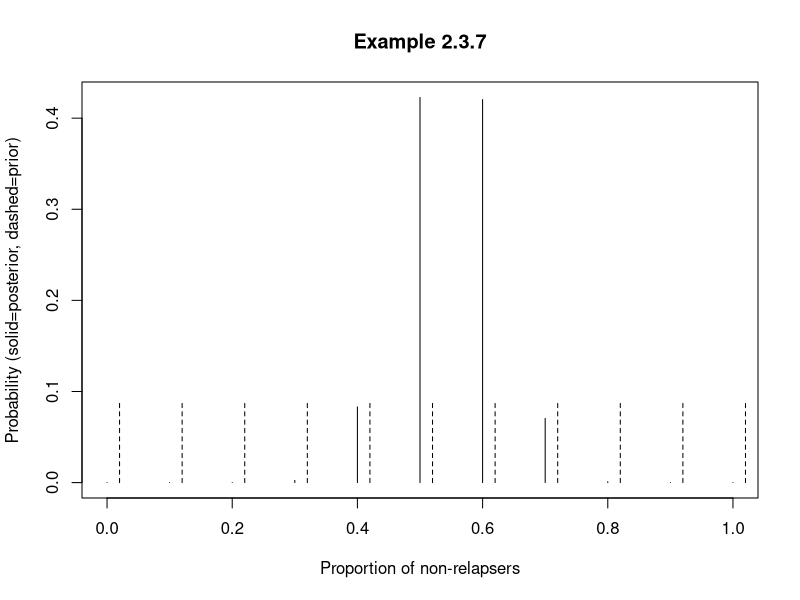
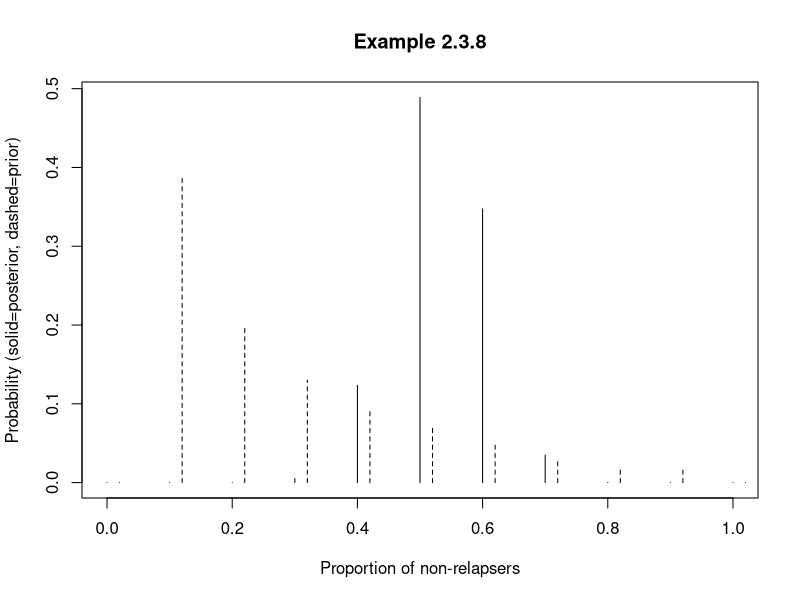
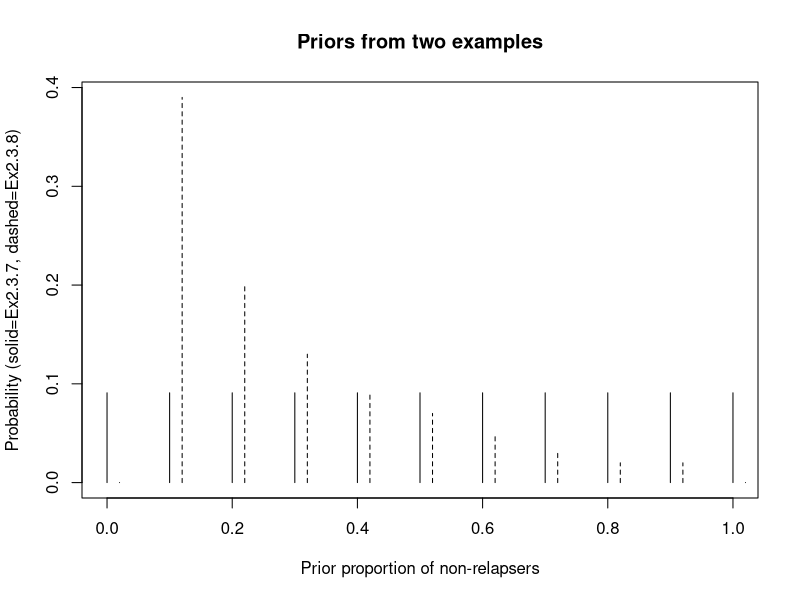
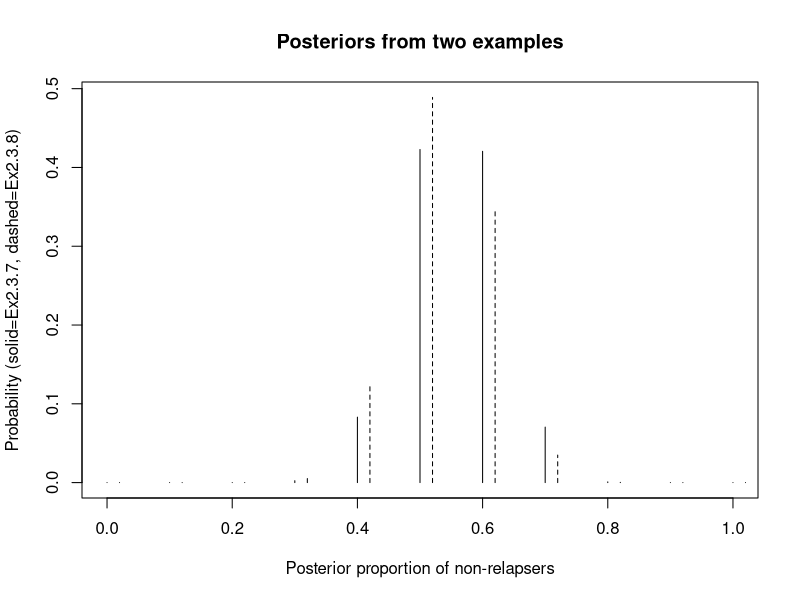

Write R code to recreate these figures, in order.
# Example 2.3.7

j <- 1:11
B <- (j-1)/10   # proportion of times imipramine patient successful = Pr(E1 | Bj)
prior <- rep(1/11,11)  # prior probabilities = Pr(Bj)
priormean <- sum(B*prior) # prior mean = Pr(E1)
priormean
# this is also the predictive probability that the next patient is successful

# Assume we learn 22 of first 40 imipramine patients non-relapsers
s <- 22  # s is a success (non-relapser)
f <- 18  # f is a failure (relapser)
likelihood <- choose(s+f,s)*(B^s)*((1-B)^f)  # Pr(A | Bj)
normconst <- sum(prior*likelihood)  # Pr(A) = normalizing constant
posterior <- prior*likelihood/normconst  # Pr(Bj | A)
posterior
sum(posterior)

# Find mean of posterior distribution = Pr(E41 | A)
postmean <- sum(B*posterior)
postmean
# Find posterior probability that prob of success is above 50% (p > .5)
sum(posterior[7:11])

bayes10 <- data.frame(B,prior,likelihood,posterior)
bayes10

# Plot - superimpose prior (dashed) and posterior (solid) bar charts.
plot(rep(B[1],2),c(0,posterior[1]),xlim=c(0,1),
     ylim=c(0,max(posterior,prior)),type="l",xlab="Proportion of non-relapsers",
     ylab="Probability (solid=posterior, dashed=prior)")
title("Example 2.3.7")
for(i in 2:11)  {
  lines(rep(B[i],2),c(0,posterior[i]))
}
for(i in 1:11)  {
  lines(rep(B[i]+.02,2),c(0,prior[i]),lty=2)
}

# Example 2.3.8 - repeat 2.3.7 with new prior opinion about p
prior <- c(0,0.39,0.20,0.13,0.09,0.07,0.05,0.03,0.02,0.02,0)
priormean <- sum(B*prior)
priormean
likelihood <- choose(s+f,s)*(B^s)*((1-B)^f)  # Pr(A | Bj)
normconst <- sum(prior*likelihood)  # Pr(A)
posterior <- prior*likelihood/sum(prior*likelihood)  # Pr(Bj | A)
posterior

# Find mean of posterior distribution = Pr(E41 | A)
postmean <- sum(B*posterior)
postmean
# Find posterior probability that prob of success is above 50% (p > .5)
sum(posterior[7:11])

bayes11 <- data.frame(B,prior,likelihood,posterior)
bayes11

# Plot - superimpose prior (dashed) and posterior (solid) bar charts.
plot(rep(B[1],2),c(0,posterior[1]),xlim=c(0,1),
     ylim=c(0,max(posterior,prior)),type="l",xlab="Proportion of non-relapsers",
     ylab="Probability (solid=posterior, dashed=prior)")
title("Example 2.3.8")
for(i in 2:11)  {
  lines(rep(B[i],2),c(0,posterior[i]))
}
for(i in 1:11)  {
  lines(rep(B[i]+.02,2),c(0,prior[i]),lty=2)
}

# Plot two priors from Example 2.3.7 and 2.3.8
plot(rep(B[1],2),c(0,bayes10[1,2]),xlim=c(0,1),
     ylim=c(0,max(bayes10[,2],bayes11[,2])),type="l",
     xlab="Prior proportion of non-relapsers",
     ylab="Probability (solid=Ex2.3.7, dashed=Ex2.3.8)")
title("Priors from two examples")
for(i in 2:11)  {
  lines(rep(B[i],2),c(0,bayes10[i,2]))
}
for(i in 1:11)  {
  lines(rep(B[i]+.02,2),c(0,bayes11[i,2]),lty=2)
}

# Plot two posteriors from Example 2.3.7 and 2.3.8
plot(rep(B[1],2),c(0,bayes10[1,4]),xlim=c(0,1),
     ylim=c(0,max(bayes10[,4],bayes11[,4])),type="l",
     xlab="Posterior proportion of non-relapsers",
     ylab="Probability (solid=Ex2.3.7, dashed=Ex2.3.8)")
title("Posteriors from two examples")
for(i in 2:11)  {
  lines(rep(B[i],2),c(0,bayes10[i,4]))
}
for(i in 1:11)  {
  lines(rep(B[i]+.02,2),c(0,bayes11[i,4]),lty=2)
}